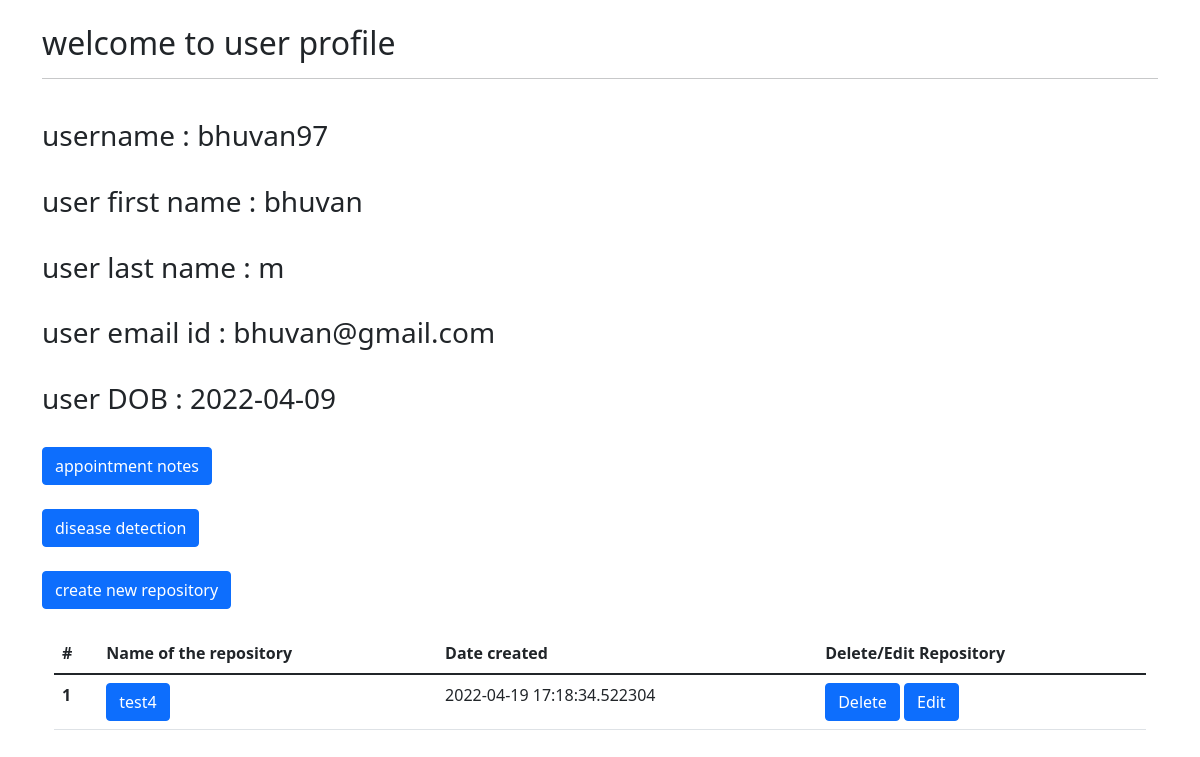
/profile/bhuvan97, run on an earlier commit of the app's database.
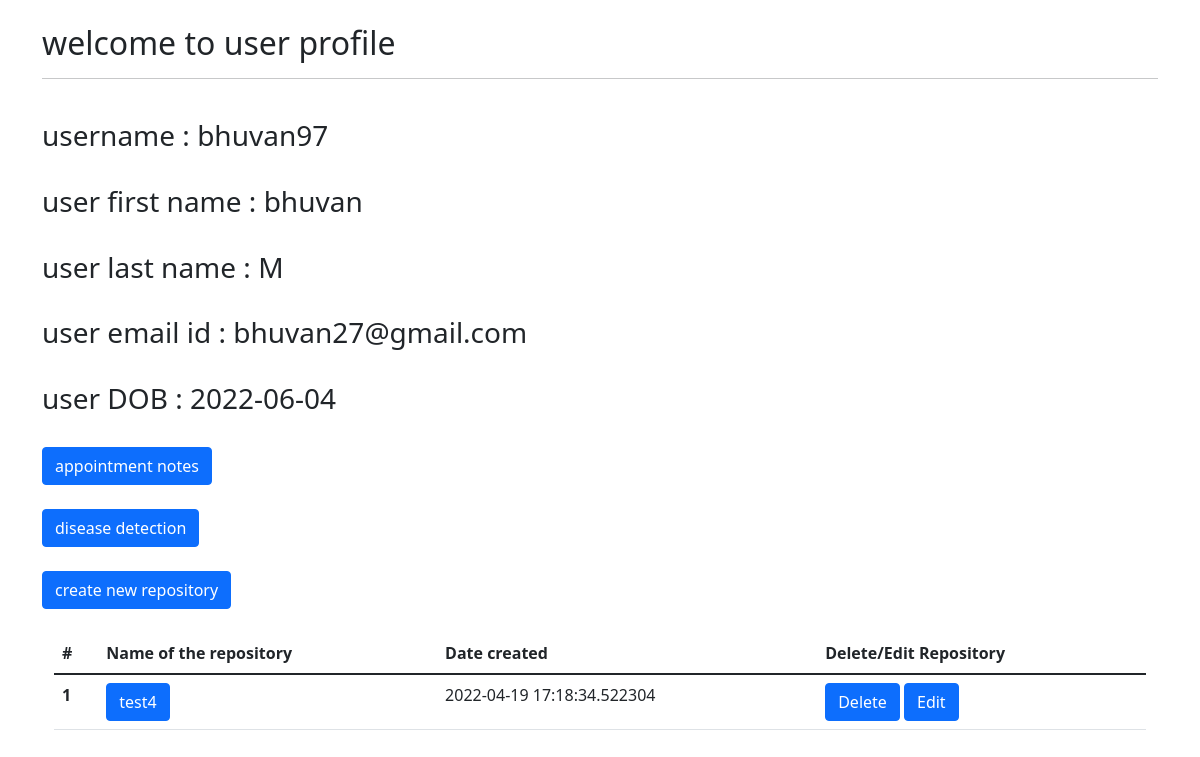
And on a later commit of the database.
### app.py (models this page shows, shortened)
class UserDB(db.Model):
    userName = db.Column(db.String(20),primary_key=True)
    userPassword = db.Column(db.String(100),nullable=False)
    userFirstName = db.Column(db.String(50),nullable=False)
    userLastName = db.Column(db.String(50),nullable=False)
    userEmailID = db.Column(db.String(100),nullable=False)
    userDOB = db.Column(db.String(20),nullable=False)

### app.py (the view)
@app.route("/profile/<string:uName>")
def profile(uName):
    user = UserDB.query.filter_by(userName=uName).first()
    repos = RepoDB.query.filter_by(userN=uName).all()
    return render_template("profile.html",user=user,repos=repos)

### templates/profile.html (shortened to what this page needs)
<!doctype html>
<html lang="en">
  <head>
    <link href="https://cdn.jsdelivr.net/npm/bootstrap@5.1.3/dist/css/bootstrap.min.css" rel="stylesheet">
  </head>
  <body>
    <div class="container">
    <br>
    <h2>welcome to user profile</h2>
    <hr>
    <br>
    <h3>username : {{user.userName}}</h3>
    <br>
    <h3>user first name : {{user.userFirstName}}</h3>
    <br>
    <h3>user last name : {{user.userLastName}}</h3>
    <br>
    <h3>user  email id : {{user.userEmailID}}</h3>
    <br>
    <h3>user DOB : {{user.userDOB}}</h3>
    <br>
    </div>
    <div class="container">
      <a href="/profile/{{user.userName}}/appointment" class="btn btn-primary">appointment notes</a>
    </div>
    <br>
    <div class="container">
      <a href="/profile/{{user.userName}}/diseasedetection" class="btn btn-primary">disease detection</a>
    </div>
    <br>
    <div class="container">
    <a href="/profile/{{user.userName}}/createrepo" class="btn btn-primary">create new repository</a>
    </div>
    <br>
    <div class="container">
    {% if repos|length == 0 %}
    <div class="alert alert-danger" role="alert">
      Repository is empty
    </div>
    {% else %}
    <div class="container">
      <table class="table">
        <thead>
          <tr>
            <th scope="col">#</th>
            <th scope="col">Name of the repository</th>
            <th scope="col">Date created</th>
            <th scope="col">Delete/Edit Repository</th>
          </tr>
        </thead>
        <tbody>
          {% for repo in  repos%}
          <tr>
            <th scope="row">{{loop.index}}</th>
            <td>
              <a href="/profile/{{user.userName}}/{{repo.id}}" class="btn btn-primary">{{repo.nameOfRepo}}</a>
            </td>
            <td>{{repo.dateCreated}}</td>
            <td>
              <a href="/profile/{{user.userName}}/{{repo.id}}/repodelete" class="btn btn-primary">Delete</a>
              <a href="/profile/{{user.userName}}/{{repo.id}}/repoupdate" class="btn btn-primary">Edit</a>
            </td>
          </tr>
          {% endfor %}
        </tbody>
      </table>
    </div>
    {% endif %}
    </div>
  </body>
</html>

What changed in the data, as far as the page shows it:
changed UserDB "bhuvan97": userLastName "m" → "M"; userEmailID "bhuvan@gmail.com" → "bhuvan27@gmail.com"; userDOB "2022-04-09" → "2022-06-04"
